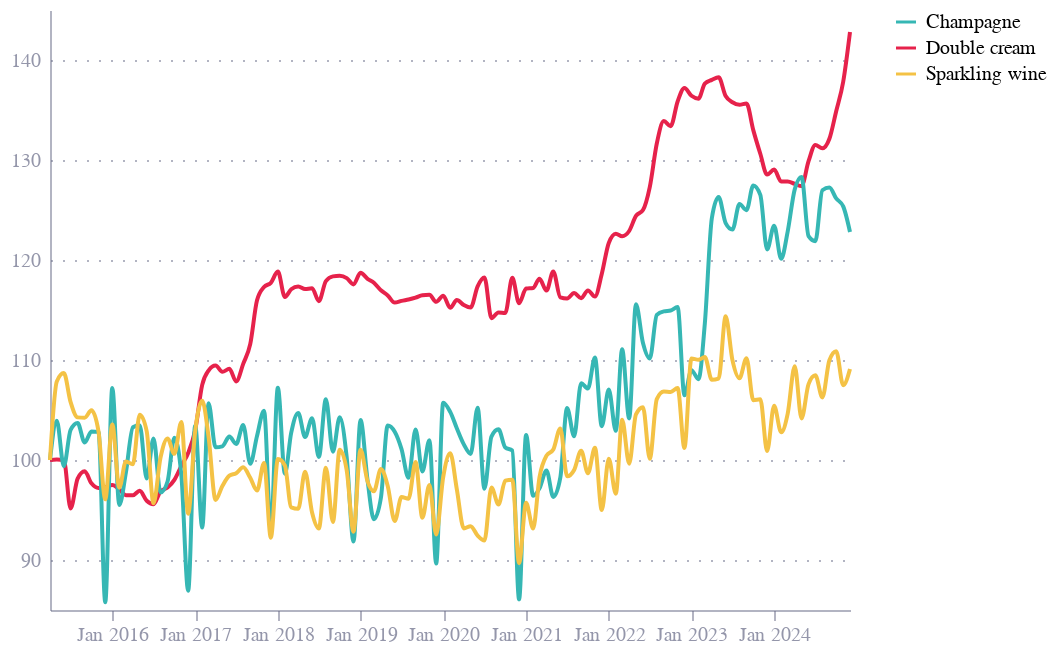

Notebook code for this chart:
### Markdown cell above
# Cream vs Strawberries vs CPI vs Food vs Sparkling wine

### Code cell
targets = {
    211720: "Strawberries",
    211803: "Single cream",
    # 211809: "Single cream (old)",
    211815: "Double cream",
    # 310214: "Champagne (old)",
    310423: "Champagne",
    310426: "Sparkling wine"
}

df = full_df.query("item_id in @targets").copy()
df['description'] = df['item_id'].map(targets)

df.groupby(['item_id', 'description']).agg({
    "quote_date": ["min", "count", "max"],
})

first_date = 201504.0
df = df.query("quote_date >= 201504.0")
df = df.sort_values(by=['item_id', 'quote_date'])

df = df.groupby(['item_id', 'description', 'quote_date']).price.mean().reset_index()


# # calculate the index change since 2015
init_price = df.drop_duplicates(subset=['item_id'], keep='first')[['item_id', 'price']].copy()
df = df.merge(init_price[['item_id', 'price']], on=['item_id'], suffixes=('', '_init'))
df['index'] = df['price'] / df['price_init'] * 100

df['quote_date'] = pd.to_datetime(df.quote_date, format="%Y%m")


chart = alt.Chart(df).mark_line(
    interpolate='monotone', 
).encode(
    x=alt.X('quote_date:T', title='', axis=alt.Axis(format="%b %Y")),
    y=alt.Y('index:Q', title='', axis=alt.Axis(labelExpr="datum.label"), scale=alt.Scale(zero=False)),
    color=alt.Color('description:N', title=''),
)

chart.save("champage_cream_strawberries.png", scale_factor=4)
chart.save("champage_cream_strawberries.json", scale_factor=4)  #
chart

### Figure 1 — Vega specification as saved in the notebook (floating-point values rounded to 4 significant figures; data arrays with more than 128 entries replaced by an {"elided": "..."} marker saying what was removed)
{"$schema": "https://vega.github.io/schema/vega/v5.json", "data": [{"name": "source_0", "values": {"elided": "351 records"}, "transform": [{"type": "formula", "expr": "toDate(datum['quote_date'])", "as": "quote_date"}]}, {"name": "source_0_y_domain_index", "values": [{"min": 85.78, "max": 142.8}]}, {"name": "source_0_color_domain_description", "values": [{"description": "Double cream"}, {"description": "Champagne"}, {"description": "Sparkling wine"}]}], "marks": [{"type": "group", "name": "pathgroup", "from": {"facet": {"data": "source_0", "name": "faceted_path_main", "groupby": ["description"]}}, "encode": {"update": {"height": {"field": {"signal": null, "datum": null, "group": "height", "parent": null}}, "width": {"field": {"signal": null, "datum": null, "group": "width", "parent": null}}}}, "marks": [{"type": "line", "name": "marks", "from": {"data": "faceted_path_main"}, "sort": {"field": "x"}, "encode": {"update": {"x": {"field": "quote_date", "scale": "x"}, "defined": {"signal": "isValid(datum[\"quote_date\"]) && isFinite(+datum[\"quote_date\"]) && isValid(datum[\"index\"]) && isFinite(+datum[\"index\"])"}, "interpolate": {"value": "monotone"}, "stroke": {"field": "description", "scale": "color"}, "y": {"field": "index", "scale": "y"}}}, "style": ["line"]}]}], "scales": [{"name": "x", "type": "time", "domain": {"data": "source_0", "field": "quote_date"}, "range": [0, {"signal": "width"}]}, {"name": "y", "type": "linear", "domain": [{"signal": "(data(\"source_0_y_domain_index\")[0] || {}).min"}, {"signal": "(data(\"source_0_y_domain_index\")[0] || {}).max"}], "range": [{"signal": "height"}, 0], "zero": false, "nice": true}, {"name": "color", "type": "ordinal", "domain": {"data": "source_0_color_domain_description", "field": "description", "sort": true}, "range": "category"}], "axes": [{"scale": "y", "orient": "left", "maxExtent": 0, "aria": false, "zindex": 0, "gridScale": "x", "tickCount": 8, "labels": false, "minExtent": 0, "grid": true, "ticks": false, "domain": false}, {"scale": "x", "orient": "bottom", "tickCount": 10, "format": "%b %Y", "zindex": 0, "labelOverlap": true, "labelBaseline": "top", "grid": false, "labelFlush": true}, {"scale": "y", "zindex": 0, "tickCount": 8, "orient": "left", "encode": {"labels": {"update": {"text": {"signal": "datum.label"}}}}, "grid": false, "labelOverlap": true}], "background": "white", "config": {"range": {"category": ["#36B7B4", "#E6224B", "#F4C245", "#0063AF", "#00A767", "#179FDB", "#EB5C2E"], "diverging": ["#E6224B", "#E54753", "#C9C9C9", "#179FDB", "#122B39"], "heatmap": ["#C9C9C9", "#179FDB", "#0063AF", "#122B39"], "ordinal": ["#00A767", "#36B7B4", "#179FDB", "#0063AF", "#243B5A"]}, "mark": {"line": {"interpolate": "monotone"}}, "axisX": {"domainColor": "#676A86", "domainOpacity": 0.5, "grid": false, "labelAngle": 0, "labelColor": "#676A86", "labelOpacity": 0.7, "orient": "bottom", "tickColor": "#676A86", "tickCount": 10, "tickOpacity": 0.5, "title": false, "titleAlign": "center", "titleAnchor": "middle", "titleColor": "#676A86", "titleFontSize": 12, "titleOpacity": 0.8, "titleY": -15}, "axisY": {"domainColor": "#676A86", "domainOpacity": 0.5, "gridColor": "#676A86", "gridDash": [1, 5], "gridOpacity": 0.5, "labelColor": "#676A86", "labelOpacity": 0.7, "labelPadding": 5, "tickColor": "#676A86", "tickCount": 8, "tickOpacity": 0.5, "ticks": false, "titleAlign": "left", "titleAngle": 0, "titleBaseline": "bottom", "titleColor": "#676A86", "titleFontSize": 12, "titleOpacity": 0.8, "titleX": 0, "titleY": -7}, "style": {"guide-label": {"font": "Circular Std"}, "guide-title": {"font": "Circular Std"}, "group-title": {"font": "Circular Std"}, "group-subtitle": {"font": "Circular Std"}, "cell": {"stroke": "transparent", "width": 400, "height": 300}, "text": {"font": "Circular Std"}}}, "style": "cell", "padding": 5, "height": 300, "legends": [{"stroke": "color", "symbolType": "stroke"}], "width": 400}
